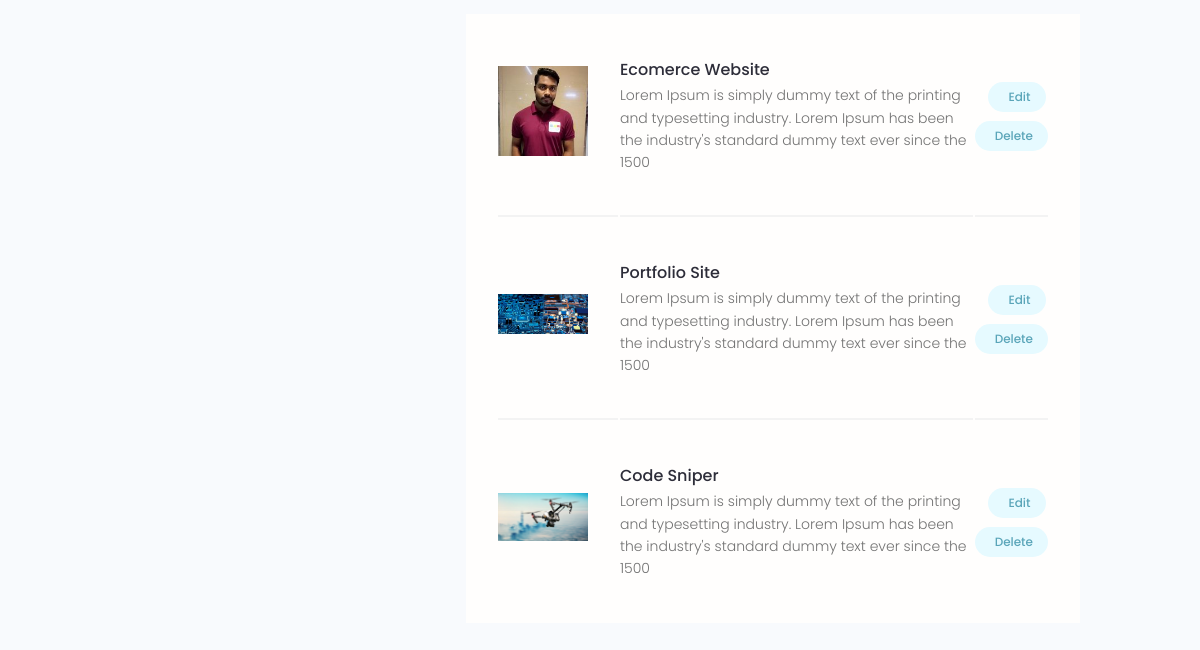
Page /account/ (signed in, lower part) on the earlier database version.
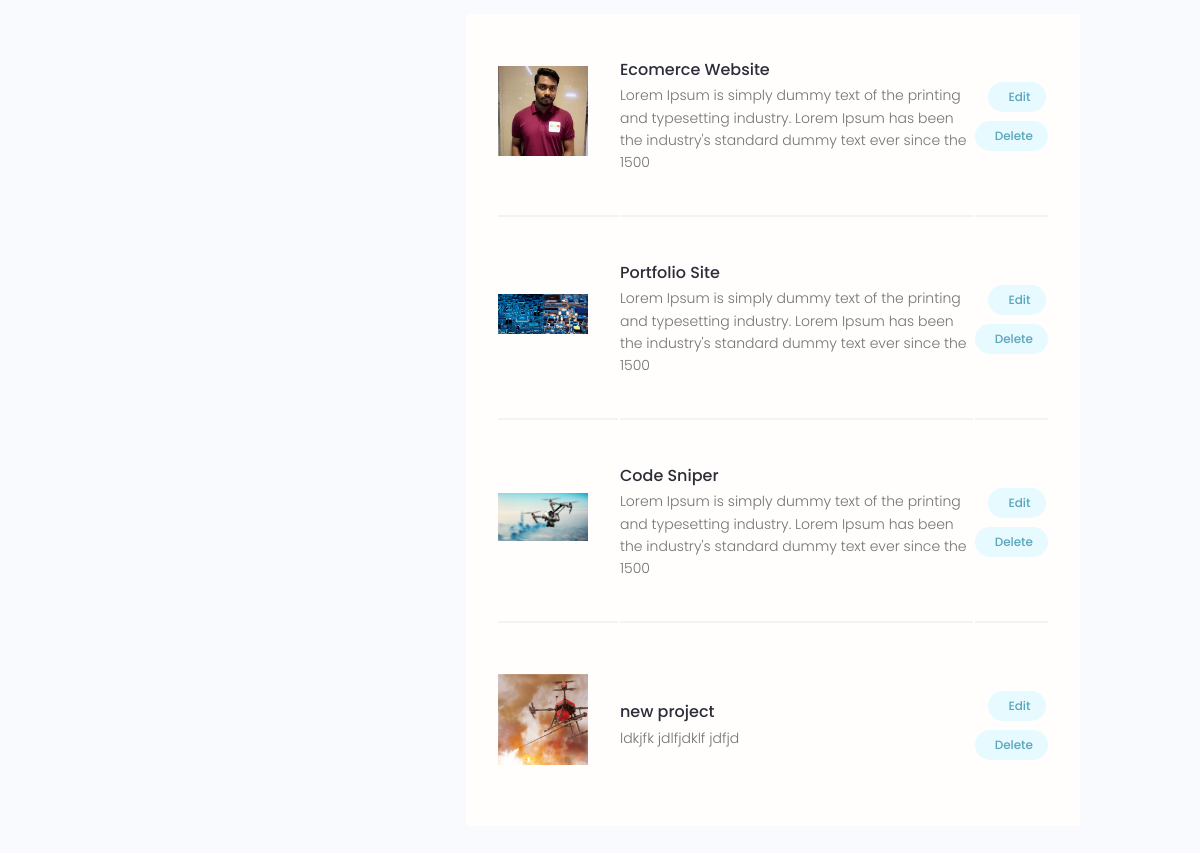
Same page on the later database version.
### projects/models.py (models this page shows, shortened)
class Project(models.Model):
    owner = models.ForeignKey(Profile, null=True, blank=True, on_delete=models.SET_NULL)
    title = models.CharField(max_length=200)
    description = models.TextField(null=True, blank=True)
    featured_image = models.ImageField(null=True, blank=True, default="default.jpg")
    demo_link = models.CharField(max_length=2000, null=True, blank=True)
    source_link = models.CharField(max_length=2000, null=True, blank=True)
    tags = models.ManyToManyField('Tag', blank=True)
    vote_total = models.IntegerField(default=0, null=True, blank=True)
    vote_ratio = models.IntegerField(default=0, null=True, blank=True)
    created = models.DateTimeField(auto_now_add=True)
    id = models.UUIDField(default=uuid.uuid4, unique=True, primary_key=True, editable=False)

### users/views.py (the view)
# urls.py: path('account/', views.userAccount, name="account"),
@login_required(login_url='login')
def userAccount(request):
    profile = request.user.profile
    skills = profile.skill_set.all()
    projects = profile.project_set.all()
    context = {'profile': profile, 'skills': skills, 'projects': projects}
    return render(request, 'users/account.html', context)

### users/templates/users/account.html (shortened to what this page needs)
{% extends 'main.html' %}
{% block content %}
  <main class="settingsPage profile my-md">
    <div class="container">
      <div class="layout">
        <div class="column column--1of3">
        </div>
        <div class="column column--2of3">
          <table class="settings__table">
            {% for project in projects %}
            <tr>
              <td class="settings__thumbnail">
                <a href="{% url 'project' project.id %}"><img src="{{project.featured_image.url}}" alt="Project Thumbnail" /></a>
              </td>
              <td class="settings__tableInfo">
                <a href="{% url 'project' project.id %}">{{project.title}}</a>
                <p>{{project.description|slice:"150"}}</p>
              </td>
              <td class="settings__tableActions">
                <a class="tag tag--pill tag--main settings__btn" href="{% url 'update-project' project.id %}"> Edit</a>
                <a class="tag tag--pill tag--main settings__btn" href="{% url 'delete-project' project.id %}?next=/account">
                  Delete</a>
              </td>
            </tr>
            {% endfor %}
          </table>
        </div>
      </div>
    </div>
  </main>
{% endblock %}

Differences in the rows shown:
added Project: featured_image (picture), title "new project", description "ldkjfk jdlfjdklf jdfjd"
